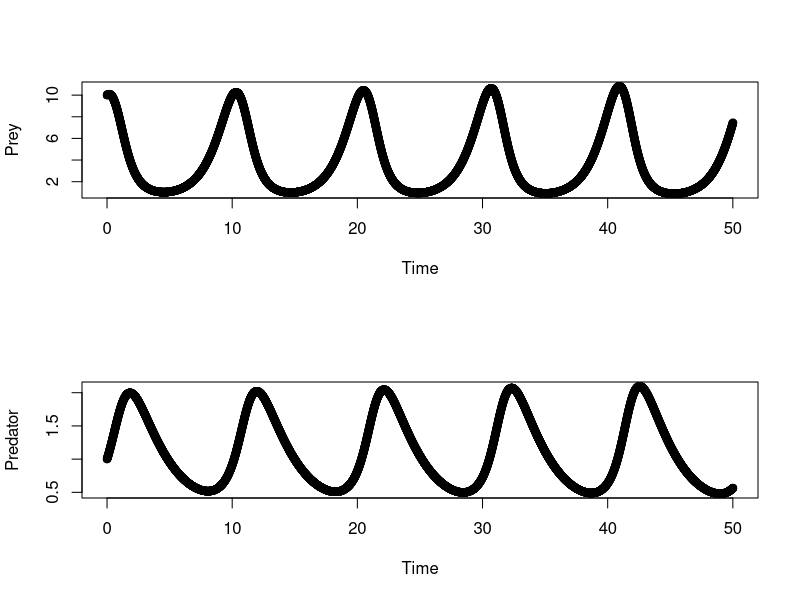
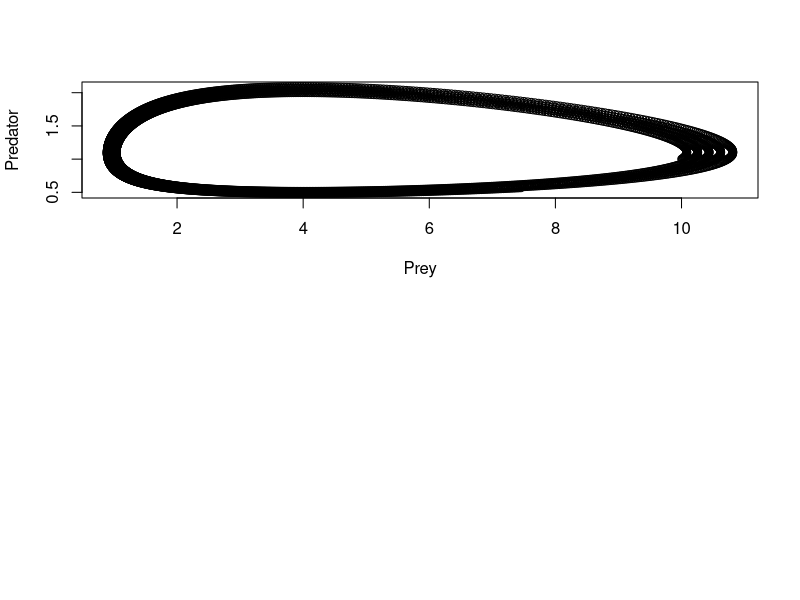

Here is the R script that generated these plots, in order:
## ---- chunk 1

#to clear all the environment
rm(list=ls())

####DEFINING THE COEFFICIENTS AND VARIABLES####
##disclaimer: they are not intended to be ecologically relevant, but to serve as an example

X_init<-10    #starting value for x
Y_init<-1     #starting value for y

tend<-50    #how long the simulation is going to run for
delta_t<-0.01    #the size of the time step, as we will be moving through time with discrete steps

#coefficients of the model
a<-1.1
b<-0.4
c<-0.1
h<-0.4

####DEFINING THE VECTORS####
#We create some vectors to keep track of the variables, as we are moving through time

X<-c(X_init)    #we will append to this vector, it is going to be filled up with the successive levels of X, during all the time of the simulation
Y<-c(Y_init)    #idem with Y

t<-c(0)   #this vector will be filled up with all the time steps

####SIMULATION####

while (t[length(t)]<tend) 
{
  current_X<-X[length(X)]   #we define current_X as the most recent value of X
  current_Y<-Y[length(Y)]    #idem for Y
  current_t<-t[length(t)]
  
  delta_X<-(a*current_X-current_X*current_Y)*delta_t
  next_X<-current_X+delta_X
  
  delta_Y<-(c*current_X*current_Y-h*current_Y)*delta_t
  next_Y<-current_Y+delta_Y
  
  next_t<-current_t+delta_t
  
  #We append the successive values to the vectors
  X<-append(X,next_X)
  Y<-append(Y,next_Y)
  t<-append(t,next_t)

}

####PLOTTING#####

par(mfrow=c(2,1))
plot(x=t, y=X, xlab="Time", ylab="Prey") #to plot the evolution of prey over time
plot(x=t, y=Y, xlab="Time", ylab="Predator")#to plot the evolution of predator over time

#to plot a phase space plot, i.e the level of predator as a function of the prey level
plot (x=X, y=Y, xlab="Prey", ylab="Predator")
